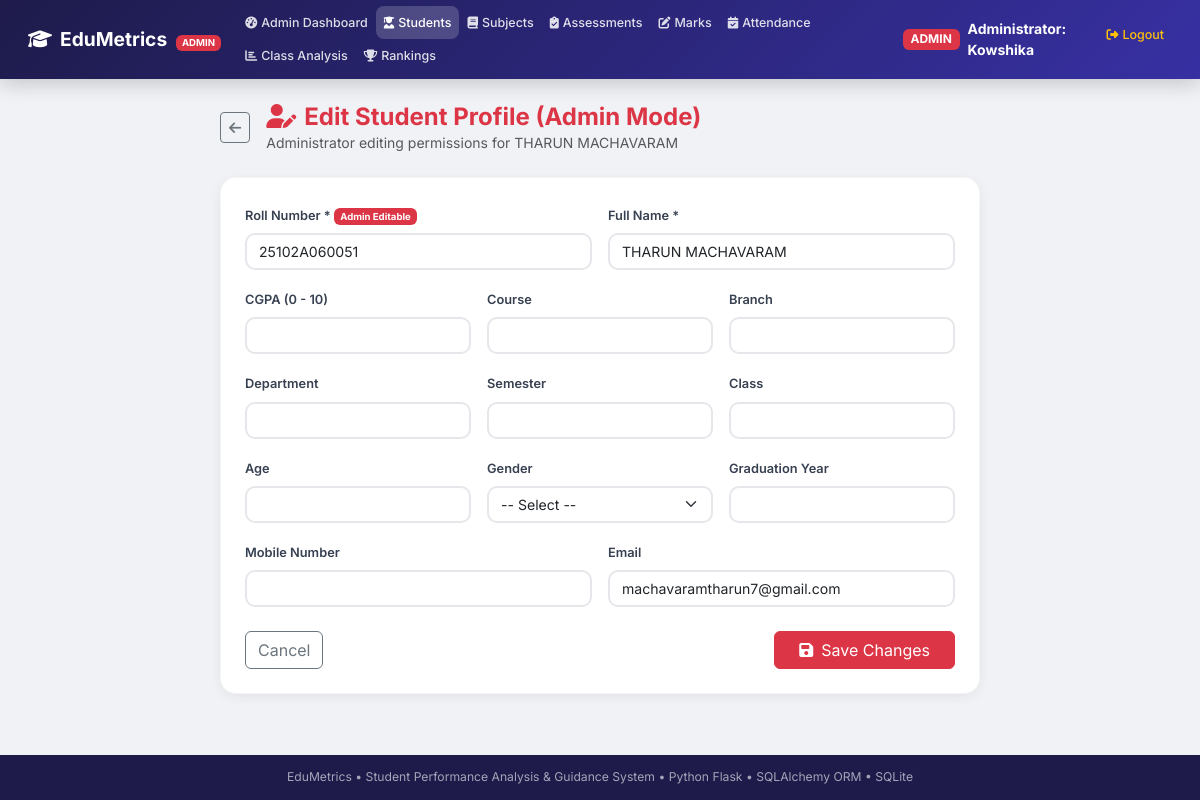
The app's page /admin/students/edit/2 (signed in) with its own data.
### models/student.py (models this page shows, shortened)
class Student(UserMixin, db.Model):
    __tablename__ = "students"
    id = db.Column(db.Integer, primary_key=True)
    full_name = db.Column(db.String(120), nullable=False)
    roll_number = db.Column(db.String(30), unique=True, nullable=False)
    role = db.Column(db.String(20), default='student', nullable=False)  # 'admin' or 'student'
    age = db.Column(db.Integer, nullable=True)
    dob = db.Column(db.Date, nullable=True)
    class_name = db.Column("class", db.String(20), nullable=True)
    semester = db.Column(db.String(20), nullable=True)
    course = db.Column(db.String(80), nullable=True)
    branch = db.Column(db.String(80), nullable=True)
    department = db.Column(db.String(80), nullable=True)
    graduation_year = db.Column(db.Integer, nullable=True)
    gender = db.Column(db.String(10), nullable=True)
    mobile_number = db.Column(db.String(20), nullable=True)
    email = db.Column(db.String(120), unique=True, nullable=True)
    student_id = db.Column(db.String(30), unique=True, nullable=True)
    entered_cgpa = db.Column(db.Float, nullable=True)
    password_hash = db.Column(db.String(256), nullable=False)
    is_admin = db.Column(db.Boolean, default=False)
    marks = db.relationship('Mark', backref='student', lazy=True, cascade='all, delete-orphan')
    attendance_records = db.relationship('Attendance', backref='student', lazy=True, cascade='all, delete-orphan')

### routes/admin.py (the view, shortened to what this page needs)
@bp.route('/students/edit/<int:sid>', methods=['GET', 'POST'])
@login_required
def edit_student(sid):
    student = Student.query.get_or_404(sid)
    if student.role == 'admin':
        flash('Cannot edit master administrator from this screen.', 'warning')
        return redirect(url_for('admin.students'))
    return render_template('admin_student_edit.html', student=student)

### app.py (called while the page is built)
@login_manager.user_loader
def load_user(user_id):
    return Student.query.get(int(user_id))

### routes/admin.py (called while the page is built)
@bp.before_request
def check_admin_access():
    if request.endpoint == 'admin.login':
        return None
    if not current_user.is_authenticated:
        flash('Please log in with administrator credentials.', 'warning')
        return redirect(url_for('admin.login'))
    if getattr(current_user, 'role', None) != 'admin':
        flash('Access Denied: Administrator privileges required.', 'danger')
        return redirect(url_for('auth.dashboard'))

### templates/admin_student_edit.html (shortened to what this page needs)
{% extends 'base.html' %}
{% block content %}
<div class="row justify-content-center animate-fadeInUp">
    <div class="col-lg-8">
        <div class="d-flex align-items-center mb-4">
            <a href="{{ url_for('admin.students') }}" class="btn btn-sm btn-outline-secondary me-3">
                <i class="fas fa-arrow-left"></i>
            </a>
            <div>
                <h4 class="fw-bold mb-0 text-danger"><i class="fas fa-user-edit me-2"></i>Edit Student Profile (Admin Mode)</h4>
                <p class="text-muted small mb-0">Administrator editing permissions for {{ student.full_name }}</p>
            </div>
        </div>
        <div class="form-card">
            <form method="post">
                <div class="row g-3 mb-3">
                    <div class="col-md-6">
                        <label class="form-label">Roll Number * <span class="badge bg-danger">Admin Editable</span></label>
                        <input type="text" class="form-control" name="roll_number" required value="{{ student.roll_number }}">
                    </div>
                    <div class="col-md-6">
                        <label class="form-label">Full Name *</label>
                        <input type="text" class="form-control" name="full_name" required value="{{ student.full_name }}">
                    </div>
                </div>
                <div class="row g-3 mb-3">
                    <div class="col-md-4">
                        <label class="form-label">CGPA (0 - 10)</label>
                        <input type="number" step="0.01" min="0" max="10" class="form-control fw-bold text-primary"
                               name="entered_cgpa" value="{{ student.entered_cgpa if student.entered_cgpa is not none else '' }}">
                    </div>
                    <div class="col-md-4">
                        <label class="form-label">Course</label>
                        <input type="text" class="form-control" name="course" value="{{ student.course or '' }}">
                    </div>
                    <div class="col-md-4">
                        <label class="form-label">Branch</label>
                        <input type="text" class="form-control" name="branch" value="{{ student.branch or '' }}">
                    </div>
                </div>
                <div class="row g-3 mb-3">
                    <div class="col-md-4">
                        <label class="form-label">Department</label>
                        <input type="text" class="form-control" name="department" value="{{ student.department or '' }}">
                    </div>
                    <div class="col-md-4">
                        <label class="form-label">Semester</label>
                        <input type="text" class="form-control" name="semester" value="{{ student.semester or '' }}">
                    </div>
                    <div class="col-md-4">
                        <label class="form-label">Class</label>
                        <input type="text" class="form-control" name="class_name" value="{{ student.class_name or '' }}">
                    </div>
                </div>
                <div class="row g-3 mb-3">
                    <div class="col-md-4">
                        <label class="form-label">Age</label>
                        <input type="number" class="form-control" name="age" value="{{ student.age or '' }}">
                    </div>
                    <div class="col-md-4">
                        <label class="form-label">Gender</label>
                        <select class="form-select" name="gender">
                            <option value="">-- Select --</option>
                        </select>
                    </div>
                    <div class="col-md-4">
                        <label class="form-label">Graduation Year</label>
                        <input type="number" class="form-control" name="graduation_year" value="{{ student.graduation_year or '' }}">
                    </div>
                </div>
                <div class="row g-3 mb-4">
                    <div class="col-md-6">
                        <label class="form-label">Mobile Number</label>
                        <input type="text" class="form-control" name="mobile_number" value="{{ student.mobile_number or '' }}">
                    </div>
                    <div class="col-md-6">
                        <label class="form-label">Email</label>
                        <input type="email" class="form-control" name="email" value="{{ student.email or '' }}">
                    </div>
                </div>
                <div class="d-flex justify-content-between">
                    <a href="{{ url_for('admin.students') }}" class="btn btn-outline-secondary">Cancel</a>
                    <button type="submit" class="btn btn-danger px-4">
                        <i class="fas fa-save me-2"></i>Save Changes
                    </button>
                </div>
            </form>
        </div>
    </div>
</div>
{% endblock %}

### templates/base.html (style rules this page uses)
:root { --primary: #4f46e5; --primary-dark: #3730a3; --primary-light: #818cf8; --secondary: #7c3aed; --accent: #06b6d4; --success: #10b981; --warning: #f59e0b; --danger: #ef4444; --dark: #1e1b4b; --bg: #f0f2f5; --card-bg: #ffffff; }
* { font-family: 'Inter', sans-serif; }
body { background: var(--bg); min-height: 100vh; display: flex; flex-direction: column; }
.animate-fadeInUp { animation: fadeInUp 0.55s ease-out forwards; }
.form-card { background: var(--card-bg); border-radius: 16px; padding: 1.5rem; box-shadow: 0 3px 12px rgba(0,0,0,0.06); border: 1px solid rgba(0,0,0,0.04); }
.form-card .form-label { font-size: 0.8rem; font-weight: 600; color: #374151; }
.form-card .form-control, .form-card .form-select { border: 2px solid #e5e7eb; border-radius: 10px; font-size: 0.88rem; transition: all 0.25s; }

### records on screen
Student: full_name "THARUN MACHAVARAM", roll_number "25102A060051", email "machavaramtharun7@gmail.com"
